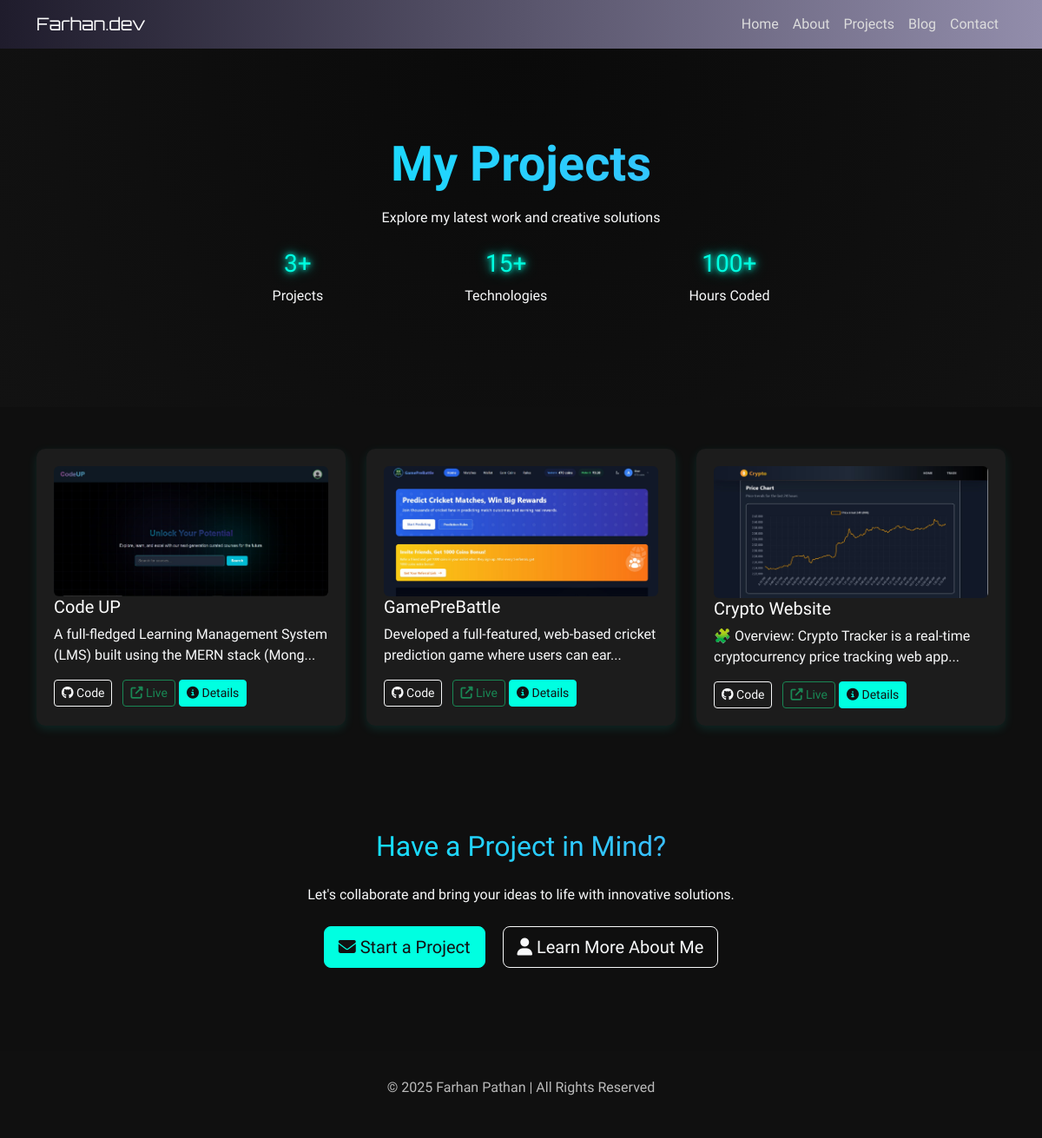
/projects/, run on the app's committed database.
### portfolio/models.py (models this page shows, shortened)
class Project(models.Model):
    title = models.CharField(max_length=200)
    description = models.TextField()
    github_link = models.URLField(blank=True, null=True)
    visit_link = models.URLField(blank=True, null=True)

class ProjectImage(models.Model):
    project = models.ForeignKey(Project, on_delete=models.CASCADE, related_name='images')
    image = models.ImageField(upload_to='projects/')

### portfolio/views.py (the view)
# urls.py: path('projects/', views.projects_page, name='projects'),
def projects_page(request):
    projects = Project.objects.all()
    return render(request, 'main/projects.html', {
        'projects': projects,
    })

### templates/main/projects.html (shortened to what this page needs)
{% extends 'main/base.html' %}
{% block content %}
<section class="hero-section text-center">
  <div class="container">
    <h1 class="display-4 fw-bold text-gradient" data-aos="fade-down">My Projects</h1>
    <p class="text-light mt-3" data-aos="fade-up">Explore my latest work and creative solutions</p>
    <div class="row mt-4">
      <div class="col-lg-8 mx-auto">
        <div class="project-stats d-flex justify-content-around" data-aos="zoom-in">
          <div class="stat-item">
            <h3 class="text-neon">{{ projects.count }}+</h3>
            <p class="text-light">Projects</p>
          </div>
          <div class="stat-item">
            <h3 class="text-neon">15+</h3>
            <p class="text-light">Technologies</p>
          </div>
          <div class="stat-item">
            <h3 class="text-neon">100+</h3>
            <p class="text-light">Hours Coded</p>
          </div>
        </div>
      </div>
    </div>
  </div>
</section>
<section class="py-5">
  <div class="container">
    <div class="row" id="projects-grid">
      {% for project in projects %}
      <div class="col-lg-4 col-md-6 col-sm-12 mb-4 project-item" data-category="web" data-aos="fade-up">
        <div class="project-card h-100">
          <div class="project-image-container">
            {% if project.images.first %}
              <img src="{{ project.images.first.image.url }}" alt="{{ project.title }}" class="img-fluid rounded project-image">
              <div class="project-overlay">
                <div class="project-overlay-content">
                  <h5 class="text-white mb-2">{{ project.title }}</h5>
                  <p class="text-light mb-3">{{ project.description|slice:":80" }}...</p>
                  <div class="project-links">
                    {% if project.github_link %}
                      <a href="{{ project.github_link }}" target="_blank" class="btn btn-outline-light btn-sm me-2">
                        <i class="fab fa-github"></i> Code
                      </a>
                    {% endif %}
                    {% if project.visit_link %}
                      <a href="{{ project.visit_link }}" target="_blank" class="btn btn-outline-success btn-sm">
                        <i class="fas fa-external-link-alt"></i> Live
                      </a>
                    {% endif %}
                    <a href="{% url 'project_detail' project.pk %}" class="btn btn-primary btn-sm">
                <i class="fas fa-info-circle"></i> Details
              </a>
                  </div>
                </div>
              </div>
            {% else %}
              <div class="project-placeholder">
                <i class="fas fa-code fa-3x text-neon"></i>
              </div>
            {% endif %}
          </div>
        </div>
      </div>
      {% endfor %}
    </div>
  </div>
</section>
<section class="py-5 bg-gradient-dark">
  <div class="container text-center">
    <div class="row">
      <div class="col-lg-8 mx-auto" data-aos="fade-up">
        <h2 class="text-gradient mb-4">Have a Project in Mind?</h2>
        <p class="text-light mb-4">Let's collaborate and bring your ideas to life with innovative solutions.</p>
        <a href="{% url 'contact' %}" class="btn btn-primary btn-lg me-3">
          <i class="fas fa-envelope"></i> Start a Project
        </a>
        <a href="{% url 'about' %}" class="btn btn-outline-light btn-lg">
          <i class="fas fa-user"></i> Learn More About Me
        </a>
      </div>
    </div>
  </div>
</section>
{% endblock %}

### templates/main/base.html (style rules this page uses)
body { font-family: 'Rajdhani', sans-serif; background: #0f0f0f; color: #fff; }
.hero-section { background: radial-gradient(circle at top, #0a0a0a, #121212); position: relative; padding: 100px 0; overflow: hidden; }
.hero-section::before { content: ""; position: absolute; top: 0; left: 0; width: 100%; height: 100%; opacity: 0.07; z-index: 0; }
.hero-section .container { position: relative; z-index: 2; }
.text-gradient { background: linear-gradient(to right, #00f2fe, #4facfe); -webkit-background-clip: text; -webkit-text-fill-color: transparent; }
.text-neon { color: #00ffe1; text-shadow: 0 0 8px #00ffe1; }
.skill-card, .project-card, .cert-card { background: #1c1c1c; border-radius: 10px; padding: 20px; box-shadow: 0 4px 12px rgba(0, 255, 225, 0.1); transition: transform 0.3s ease, box-shadow 0.3s ease; }
[data-aos] { opacity: 0; transition: all 0.6s ease-in-out; }
.text-neon { color: #00ffe1; text-shadow: 0 0 5px rgba(0, 255, 225, 0.7), 0 0 10px rgba(0, 255, 225, 0.7), 0 0 15px rgba(0, 255, 225, 0.7); }
::placeholder { color: #aaa; opacity: 1; }
.btn-primary { background-color: #00ffe1; border-color: #00ffe1; color: #111; transition: background-color 0.3s ease; }

### data on the page
Project: images.first.image (picture), title "Code UP", description "A full-fledged Learning Management System (LMS) built using the MERN stack (Mong"
Project: images.first.image (picture), title "GamePreBattle", description "Developed a full-featured, web-based cricket prediction game where users can ear"
Project: images.first.image (picture), title "Crypto Website", description "🧩 Overview: Crypto Tracker is a real-time cryptocurrency price tracking web app"

### other printed values
{{ projects.count }} "3"
